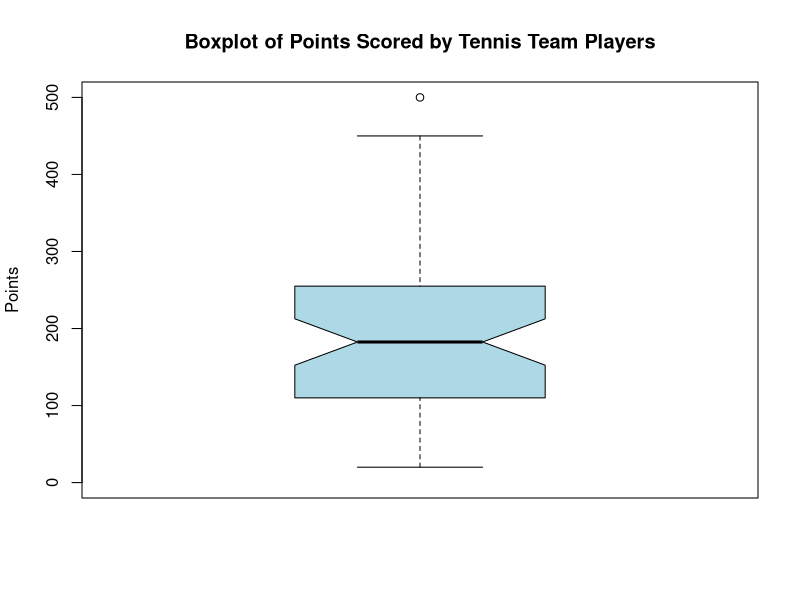

Recreate this plot in R.
print(192125105)
print("D.Narendra")
set.seed(42) 
points <- c(50, 60, 70, 75, 80, 85, 90, 95, 100, 105, 110, 115, 120, 125, 130, 135, 
            140, 145, 150, 155, 160, 165, 170, 175, 180, 185, 190, 195, 200, 205, 210, 215, 
            220, 225, 230, 235, 240, 245, 250, 255, 260, 265, 270, 275, 280, 285, 290, 295, 
            300, 350, 400)
outliers <- c(20, 25, 30, 35, 400, 450, 500) 
points <- c(points, outliers)
boxplot(points,  
        main = "Boxplot of Points Scored by Tennis Team Players", 
        ylab = "Points", 
        ylim = c(0, 500), 
        notch = TRUE,  
        outline = TRUE,   
        col = "lightblue"   
) 

